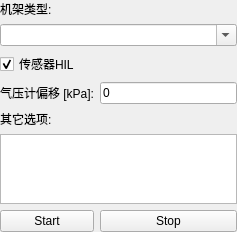
<?xml version="1.0" encoding="UTF-8"?>
<ui version="4.0">
 <class>QGCHilFlightGearConfiguration</class>
 <widget class="QWidget" name="QGCHilFlightGearConfiguration">
  <property name="geometry">
   <rect>
    <x>0</x>
    <y>0</y>
    <width>237</width>
    <height>214</height>
   </rect>
  </property>
  <property name="sizePolicy">
   <sizepolicy hsizetype="Preferred" vsizetype="Preferred">
    <horstretch>0</horstretch>
    <verstretch>0</verstretch>
   </sizepolicy>
  </property>
  <property name="windowTitle">
   <string>Form</string>
  </property>
  <property name="layoutDirection">
   <enum>Qt::LeftToRight</enum>
  </property>
  <property name="autoFillBackground">
   <bool>false</bool>
  </property>
  <layout class="QGridLayout" name="gridLayout">
   <property name="leftMargin">
    <number>0</number>
   </property>
   <property name="topMargin">
    <number>0</number>
   </property>
   <property name="rightMargin">
    <number>0</number>
   </property>
   <property name="bottomMargin">
    <number>0</number>
   </property>
   <property name="spacing">
    <number>6</number>
   </property>
   <item row="1" column="0" colspan="2">
    <widget class="QComboBox" name="aircraftComboBox">
     <property name="sizePolicy">
      <sizepolicy hsizetype="Preferred" vsizetype="Fixed">
       <horstretch>0</horstretch>
       <verstretch>0</verstretch>
      </sizepolicy>
     </property>
     <property name="editable">
      <bool>true</bool>
     </property>
    </widget>
   </item>
   <item row="4" column="0">
    <widget class="QLabel" name="optionsLabel">
     <property name="text">
      <string>&lt;html&gt;&lt;head/&gt;&lt;body&gt;&lt;p&gt;其它选项:&lt;/p&gt;&lt;/body&gt;&lt;/html&gt;</string>
     </property>
    </widget>
   </item>
   <item row="0" column="0">
    <widget class="QLabel" name="aircraftPlaintextInfoLabel">
     <property name="text">
      <string>机架类型:</string>
     </property>
    </widget>
   </item>
   <item row="5" column="0" colspan="2">
    <widget class="QPlainTextEdit" name="optionsPlainTextEdit">
     <property name="sizePolicy">
      <sizepolicy hsizetype="Preferred" vsizetype="Preferred">
       <horstretch>0</horstretch>
       <verstretch>0</verstretch>
      </sizepolicy>
     </property>
     <property name="plainText">
      <string/>
     </property>
    </widget>
   </item>
   <item row="7" column="0">
    <widget class="QPushButton" name="startButton">
     <property name="sizePolicy">
      <sizepolicy hsizetype="Minimum" vsizetype="Fixed">
       <horstretch>0</horstretch>
       <verstretch>0</verstretch>
      </sizepolicy>
     </property>
     <property name="text">
      <string>Start</string>
     </property>
    </widget>
   </item>
   <item row="7" column="1">
    <widget class="QPushButton" name="stopButton">
     <property name="text">
      <string>Stop</string>
     </property>
    </widget>
   </item>
   <item row="2" column="0">
    <widget class="QCheckBox" name="sensorHilCheckBox">
     <property name="text">
      <string>传感器HIL</string>
     </property>
     <property name="checked">
      <bool>true</bool>
     </property>
    </widget>
   </item>
   <item row="3" column="0">
    <widget class="QLabel" name="barometerOffsetLabel">
     <property name="text">
      <string>气压计偏移 [kPa]:</string>
     </property>
    </widget>
   </item>
   <item row="3" column="1">
    <widget class="QLineEdit" name="barometerOffsetLineEdit">
     <property name="text">
      <string>0</string>
     </property>
    </widget>
   </item>
  </layout>
 </widget>
 <resources/>
 <connections/>
</ui>
